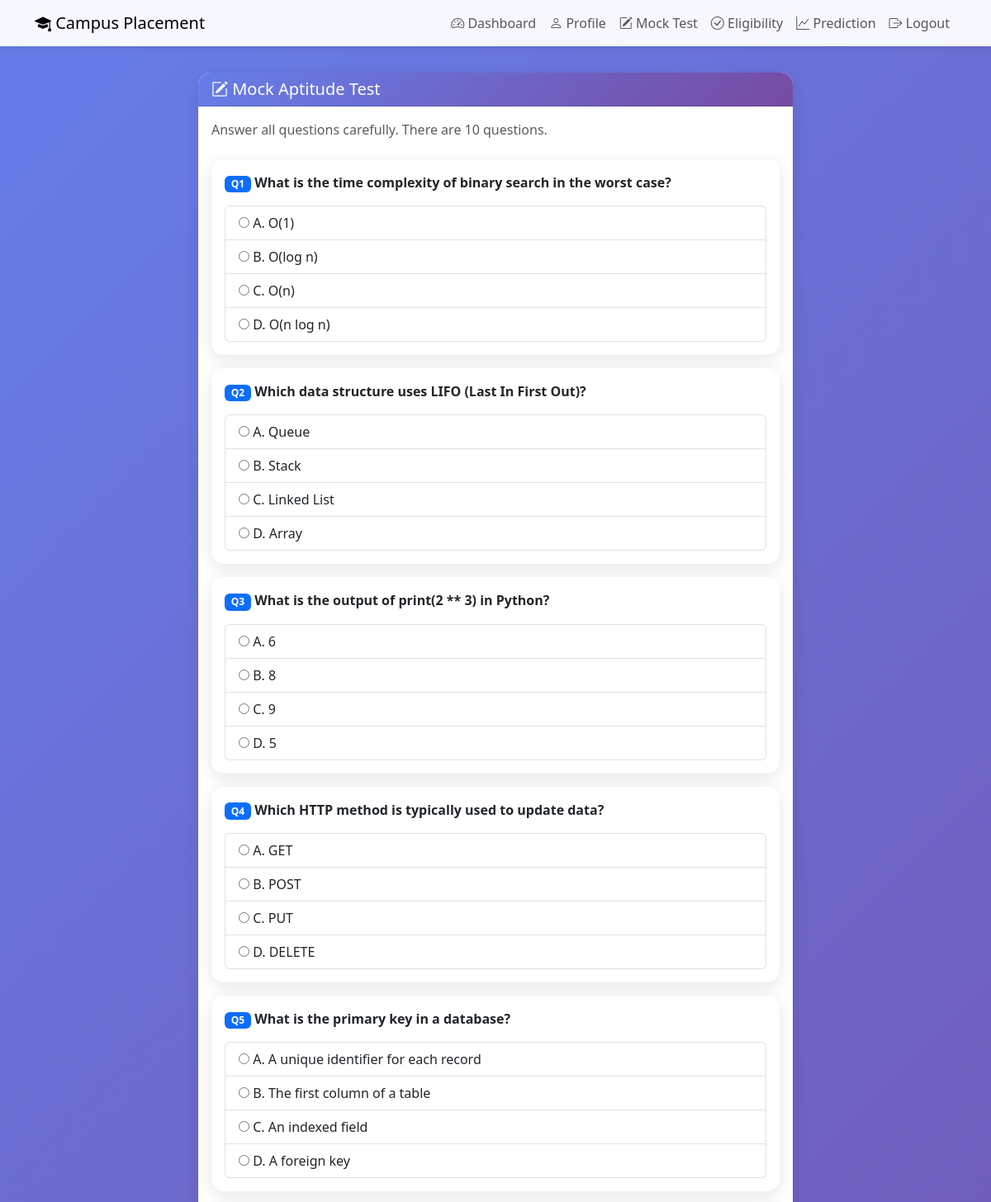
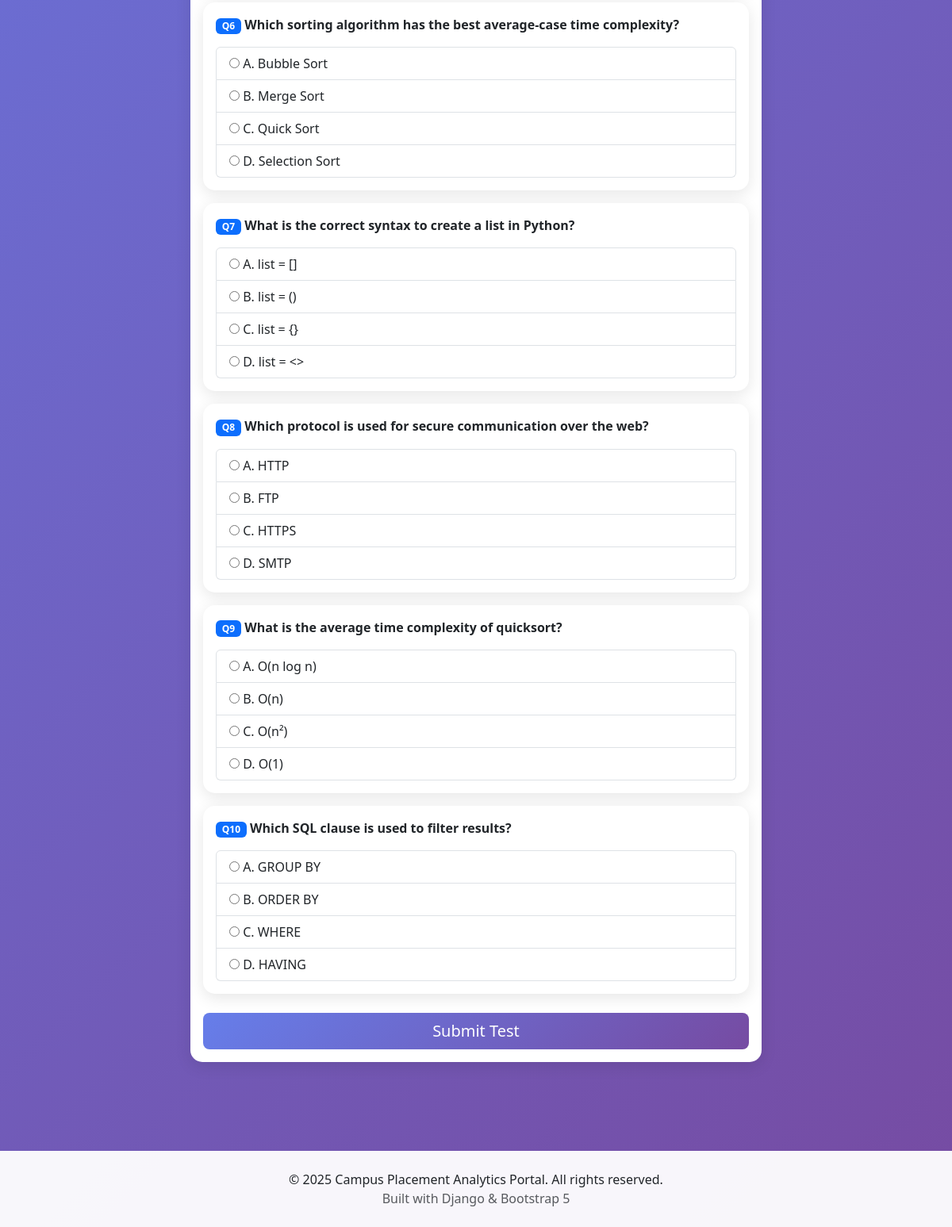
Page /test/ (signed in) on the committed database (2 pictures, top to bottom).
### placement/models.py (models this page shows, shortened)
class Question(models.Model):
    QUESTION_TYPES = [
        ("aptitude", "Aptitude"),
        ("technical", "Technical"),
        ("reasoning", "Reasoning"),
        ("quantitative", "Quantitative"),
    ]
    text = models.CharField(max_length=500, help_text="Question text")
    option_a = models.CharField(max_length=200)
    option_b = models.CharField(max_length=200)
    option_c = models.CharField(max_length=200)
    option_d = models.CharField(max_length=200)
    correct_option = models.CharField(
        max_length=1,
        choices=[("A", "A"), ("B", "B"), ("C", "C"), ("D", "D")],
        help_text="Correct answer (A, B, C, or D)",
    )
    question_type = models.CharField(
        max_length=20, choices=QUESTION_TYPES, default="aptitude"
    )
    created_at = models.DateTimeField(auto_now_add=True)
    class Meta:
        verbose_name = "Question"
        verbose_name_plural = "Questions"
        ordering = ["id"]

### placement/views.py (the view)
# urls.py: path("test/", views.mock_test, name="mock_test"),
@login_required
def mock_test(request):
    if request.user.is_staff or request.user.is_superuser:
        messages.error(request, "Admin cannot take mock tests!")
        return redirect("placement:admin_dashboard")
    questions = Question.objects.all()[:10]
    if not questions.exists():
        messages.warning(request, "No questions available. Please contact admin.")
        return render(request, "placement/test.html", {"questions": []})
    context = {
        "questions": questions,
    }
    return render(request, "placement/test.html", context)

### templates/placement/test.html (shortened to what this page needs)
{% extends 'placement/base.html' %}
{% block content %}
<div class="container">
    <div class="row">
        <div class="col-md-8 mx-auto">
            <div class="card">
                <div class="card-header">
                    <h5 class="mb-0"><i class="bi bi-pencil-square"></i> Mock Aptitude Test</h5>
                </div>
                <div class="card-body">
                    {% if questions %}
                        <p class="text-muted mb-4">Answer all questions carefully. There are {{ questions|length }} questions.</p>
                        <form method="POST" action="{% url 'placement:submit_test' %}">
                            {% for question in questions %}
                                <div class="card mb-3 question-card">
                                    <div class="card-body">
                                        <p class="fw-bold mb-3">
                                            <span class="badge bg-primary">Q{{ forloop.counter }}</span>
                                            {{ question.text }}
                                        </p>
                                        <div class="list-group">
                                            <label class="list-group-item">
                                                <input type="radio" name="question_{{ question.id }}" value="A" required>
                                                A. {{ question.option_a }}
                                            </label>
                                            <label class="list-group-item">
                                                <input type="radio" name="question_{{ question.id }}" value="B">
                                                B. {{ question.option_b }}
                                            </label>
                                            <label class="list-group-item">
                                                <input type="radio" name="question_{{ question.id }}" value="C">
                                                C. {{ question.option_c }}
                                            </label>
                                            <label class="list-group-item">
                                                <input type="radio" name="question_{{ question.id }}" value="D">
                                                D. {{ question.option_d }}
                                            </label>
                                        </div>
                                    </div>
                                </div>
                            {% endfor %}
                            <div class="d-grid mt-4">
                                <button type="submit" class="btn btn-primary btn-lg">Submit Test</button>
                            </div>
                        </form>
                    {% else %}
                        <div class="text-center py-5">
                            <i class="bi bi-exclamation-triangle fs-1 text-warning"></i>
                            <p class="mt-3">No questions available. Please contact the administrator.</p>
                            <a href="{% url 'placement:dashboard' %}" class="btn btn-primary">Back to Dashboard</a>
                        </div>
                    {% endif %}
                </div>
            </div>
        </div>
    </div>
</div>
{% endblock %}

### templates/placement/base.html (style rules this page uses)
:root { --primary-color: #0d6efd; --secondary-color: #6c757d; --success-color: #198754; --danger-color: #dc3545; --warning-color: #ffc107; --info-color: #0dcaf0; }
body { background: linear-gradient(135deg, #667eea 0%, #764ba2 100%); min-height: 100vh; }
.card { border: none; border-radius: 15px; box-shadow: 0 5px 20px rgba(0, 0, 0, 0.1); margin-bottom: 2rem; }
.card-header { background: linear-gradient(135deg, #667eea 0%, #764ba2 100%); color: white; border-radius: 15px 15px 0 0 !important; }
.btn-primary { background: linear-gradient(135deg, #667eea 0%, #764ba2 100%); border: none; }

### rows in the picture
Question: text "What is the time complexity of binary search in the worst case?", option_a "O(1)", option_b "O(log n)", option_c "O(n)", option_d "O(n log n)"
Question: text "Which data structure uses LIFO (Last In First Out)?", option_a "Queue", option_b "Stack", option_c "Linked List", option_d "Array"
Question: text "What is the output of print(2 ** 3) in Python?", option_a "6", option_b "8", option_c "9", option_d "5"
Question: text "Which HTTP method is typically used to update data?", option_a "GET", option_b "POST", option_c "PUT", option_d "DELETE"
Question: text "What is the primary key in a database?", option_a "A unique identifier for each record", option_b "The first column of a table", option_c "An indexed field", option_d "A foreign key"
Question: text "Which sorting algorithm has the best average-case time complexity?", option_a "Bubble Sort", option_b "Merge Sort", option_c "Quick Sort", option_d "Selection Sort"
Question: text "What is the correct syntax to create a list in Python?", option_a "list = []", option_b "list = ()", option_c "list = {}", option_d "list = <>"
Question: text "Which protocol is used for secure communication over the web?", option_a "HTTP", option_b "FTP", option_c "HTTPS", option_d "SMTP"
Question: text "What is the average time complexity of quicksort?", option_a "O(n log n)", option_b "O(n)", option_c "O(n²)", option_d "O(1)"
Question: text "Which SQL clause is used to filter results?", option_a "GROUP BY", option_b "ORDER BY", option_c "WHERE", option_d "HAVING"

### other values in the picture
{{ questions|length }} "10"
